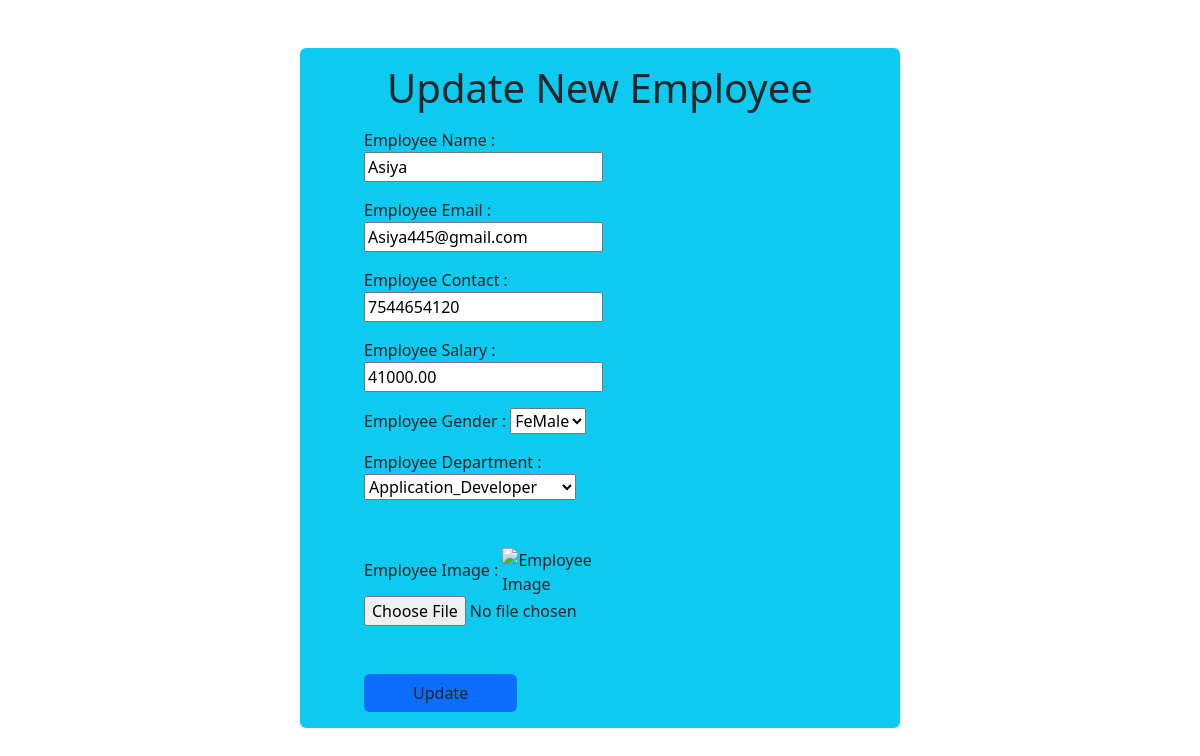
The page /update/Asiya445@gmail.com on the database its author committed.
### app1/models.py (models this page shows)
class Employee(models.Model):
    gen = (
        ('Male','male'),
        ('Femail','female'),
        ('Other','other'),
    )
    departments = (
        ('administration','Administration'),
        ('system_administration','System_Administration'),
        ('application_developer','Application_Developer'),
        ('security_administration','Security_Administration'),
        ('database_administration','Database_Administration'),
        ('web_developer','Web_Developer'),
        ('helpdesk_supporter','Helpdesk_Supporter'),
        ('technical_supporter','Technical_Supporter'),
    )
    name = models.CharField(max_length=50)
    email = models.EmailField(max_length=254,primary_key=True)          #unique=True
    contact = models.BigIntegerField(max_length=10)
    dept = models.CharField(max_length=50,choices=departments)
    gender = models.CharField(max_length=50,choices=gen,default='male')
    salary = models.DecimalField(max_digits=7,decimal_places=2,null=True)
    image = models.ImageField(upload_to='images',null=True)

### app1/views.py (the view, shortened to what this page needs)
# urls.py: path('update/<str:email>',views.update_data,name="update"),
def update_data(request , email):
    data = Employee.objects.get(email=email) #get return data && filter return queryset
    return render(request,"updateform.html",{'data':data})

### templates/updateform.html (shortened to what this page needs)
<!DOCTYPE html>
<html lang="en">
<head>
    <link href="https://cdn.jsdelivr.net/npm/bootstrap@5.3.2/dist/css/bootstrap.min.css" rel="stylesheet">
</head>
<body>
    <div class="container-fluid bg-info mt-5 p-3 rounded" style="width:50%;">
        <h1 class="text-center">Update New Employee </h1>
        <form action="" method="post" enctype="multipart/form-data">
            <div class="ms-5 w-50 m-3">
                Employee Name : <input type="text" name="name" value="{{data.name}}">
            </div>
            <div class="ms-5 w-50 m-3">
                Employee Email : <input type="email" name="email" value="{{data.email}}">
            </div>
            <div class="ms-5 w-50 m-3">
                Employee Contact : <input type="number" name="contact" value="{{data.contact}}">
            </div>
            <div class="ms-5 w-50 m-3">
                Employee Salary : <input type="number" name="salary" value="{{data.salary}}">
            </div>
            <div class="ms-5 w-50 m-3">
                Employee Gender :
                <select name="gender">
                    <option value="female" {% if data.gender == 'female' %} selected {%endif%}>FeMale</option>
                </select>
            </div>
            <div class="ms-5 w-50 m-3">
                Employee Department :
                <select name="department" id="">
                    <option value="application_developer" {% if data.dept == 'application_developer' %} selected  {% endif %}> Application_Developer</option>
                </select>
            </div>
            <div class="ms-5 w-50 mt-5">
                <label for="image">Employee Image :</label>
                <img src="{ data.image.url|safe }" alt="Employee Image" style="max-width:100px; max-height:100px;">
                <input type="file" name="image">
            </div>
            <div class="ms-5 w-75 mt-5">
                <input type="submit" value="Update" class="btn bg-primary px-5">
            </div>
        </form>
    </div>
</body>
</html>

### rows shown on the page
Employee: name "Asiya", email "Asiya445@gmail.com", contact "7544654120", salary "41000.00", gender "FeMale", department "Application_Developer"
